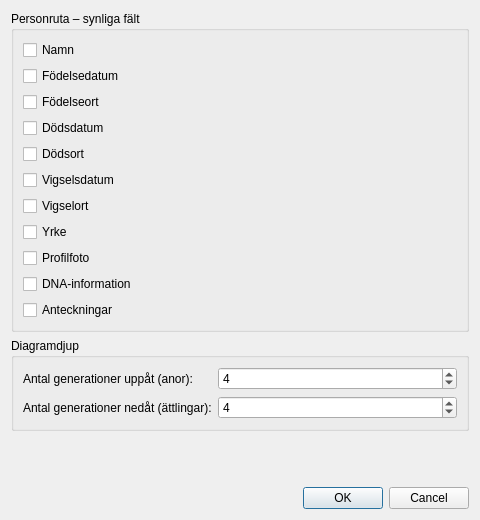
<?xml version="1.0" encoding="UTF-8"?>
<ui version="4.0">
 <class>SettingsDialog</class>
 <widget class="QDialog" name="SettingsDialog">
  <property name="geometry">
   <rect>
    <x>0</x>
    <y>0</y>
    <width>480</width>
    <height>520</height>
   </rect>
  </property>
  <property name="windowTitle">
   <string>Inställningar</string>
  </property>
  <layout class="QVBoxLayout" name="verticalLayout">
   <item>
    <widget class="QGroupBox" name="personBoxGroup">
     <property name="title">
      <string>Personruta – synliga fält</string>
     </property>
     <layout class="QVBoxLayout" name="personBoxLayout">
      <item>
       <widget class="QCheckBox" name="checkName">
        <property name="text">
         <string>Namn</string>
        </property>
       </widget>
      </item>
      <item>
       <widget class="QCheckBox" name="checkBirthDate">
        <property name="text">
         <string>Födelsedatum</string>
        </property>
       </widget>
      </item>
      <item>
       <widget class="QCheckBox" name="checkBirthPlace">
        <property name="text">
         <string>Födelseort</string>
        </property>
       </widget>
      </item>
      <item>
       <widget class="QCheckBox" name="checkDeathDate">
        <property name="text">
         <string>Dödsdatum</string>
        </property>
       </widget>
      </item>
      <item>
       <widget class="QCheckBox" name="checkDeathPlace">
        <property name="text">
         <string>Dödsort</string>
        </property>
       </widget>
      </item>
      <item>
       <widget class="QCheckBox" name="checkMarriageDate">
        <property name="text">
         <string>Vigselsdatum</string>
        </property>
       </widget>
      </item>
      <item>
       <widget class="QCheckBox" name="checkMarriagePlace">
        <property name="text">
         <string>Vigselort</string>
        </property>
       </widget>
      </item>
      <item>
       <widget class="QCheckBox" name="checkOccupation">
        <property name="text">
         <string>Yrke</string>
        </property>
       </widget>
      </item>
      <item>
       <widget class="QCheckBox" name="checkPhoto">
        <property name="text">
         <string>Profilfoto</string>
        </property>
       </widget>
      </item>
      <item>
       <widget class="QCheckBox" name="checkDnaInfo">
        <property name="text">
         <string>DNA-information</string>
        </property>
       </widget>
      </item>
      <item>
       <widget class="QCheckBox" name="checkNotes">
        <property name="text">
         <string>Anteckningar</string>
        </property>
       </widget>
      </item>
     </layout>
    </widget>
   </item>
   <item>
    <widget class="QGroupBox" name="diagramDepthGroup">
     <property name="title">
      <string>Diagramdjup</string>
     </property>
     <layout class="QFormLayout" name="depthFormLayout">
      <item row="0" column="0">
       <widget class="QLabel" name="labelAncestryDepth">
        <property name="text">
         <string>Antal generationer uppåt (anor):</string>
        </property>
       </widget>
      </item>
      <item row="0" column="1">
       <widget class="QSpinBox" name="spinAncestryDepth">
        <property name="minimum">
         <number>1</number>
        </property>
        <property name="maximum">
         <number>10</number>
        </property>
        <property name="value">
         <number>4</number>
        </property>
       </widget>
      </item>
      <item row="1" column="0">
       <widget class="QLabel" name="labelDescendantsDepth">
        <property name="text">
         <string>Antal generationer nedåt (ättlingar):</string>
        </property>
       </widget>
      </item>
      <item row="1" column="1">
       <widget class="QSpinBox" name="spinDescendantsDepth">
        <property name="minimum">
         <number>1</number>
        </property>
        <property name="maximum">
         <number>10</number>
        </property>
        <property name="value">
         <number>4</number>
        </property>
       </widget>
      </item>
     </layout>
    </widget>
   </item>
   <item>
    <spacer name="verticalSpacer">
     <property name="orientation">
      <enum>Qt::Vertical</enum>
     </property>
     <property name="sizeHint" stdset="0">
      <size>
       <width>20</width>
       <height>40</height>
      </size>
     </property>
    </spacer>
   </item>
   <item>
    <widget class="QDialogButtonBox" name="buttonBox">
     <property name="orientation">
      <enum>Qt::Horizontal</enum>
     </property>
     <property name="standardButtons">
      <set>QDialogButtonBox::Cancel|QDialogButtonBox::Ok</set>
     </property>
    </widget>
   </item>
  </layout>
 </widget>
 <resources/>
 <connections>
  <connection>
   <sender>buttonBox</sender>
   <signal>accepted()</signal>
   <receiver>SettingsDialog</receiver>
   <slot>accept()</slot>
   <hints>
    <hint type="sourcelabel">
     <x>240</x>
     <y>490</y>
    </hint>
    <hint type="destinationlabel">
     <x>240</x>
     <y>260</y>
    </hint>
   </hints>
  </connection>
  <connection>
   <sender>buttonBox</sender>
   <signal>rejected()</signal>
   <receiver>SettingsDialog</receiver>
   <slot>reject()</slot>
   <hints>
    <hint type="sourcelabel">
     <x>240</x>
     <y>490</y>
    </hint>
    <hint type="destinationlabel">
     <x>240</x>
     <y>260</y>
    </hint>
   </hints>
  </connection>
 </connections>
</ui>
